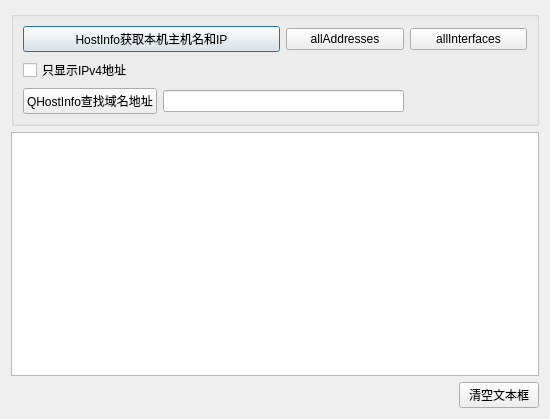
<?xml version="1.0" encoding="UTF-8"?>
<ui version="4.0">
 <class>Dialog</class>
 <widget class="QDialog" name="Dialog">
  <property name="geometry">
   <rect>
    <x>0</x>
    <y>0</y>
    <width>550</width>
    <height>419</height>
   </rect>
  </property>
  <property name="windowTitle">
   <string>网络主机信息</string>
  </property>
  <layout class="QVBoxLayout" name="verticalLayout">
   <item>
    <widget class="QGroupBox" name="groupBox">
     <property name="title">
      <string/>
     </property>
     <layout class="QGridLayout" name="gridLayout">
      <item row="0" column="0" colspan="2">
       <widget class="QPushButton" name="pushButton">
        <property name="text">
         <string>HostInfo获取本机主机名和IP</string>
        </property>
       </widget>
      </item>
      <item row="0" column="2">
       <widget class="QPushButton" name="pushButton_2">
        <property name="text">
         <string>allAddresses</string>
        </property>
       </widget>
      </item>
      <item row="0" column="3">
       <widget class="QPushButton" name="pushButton_3">
        <property name="text">
         <string>allInterfaces</string>
        </property>
       </widget>
      </item>
      <item row="1" column="0" colspan="2">
       <widget class="QCheckBox" name="checkBox">
        <property name="text">
         <string>只显示IPv4地址</string>
        </property>
       </widget>
      </item>
      <item row="2" column="0">
       <widget class="QPushButton" name="pushButton_4">
        <property name="text">
         <string>QHostInfo查找域名地址</string>
        </property>
       </widget>
      </item>
      <item row="2" column="1" colspan="2">
       <widget class="QLineEdit" name="lineEdit"/>
      </item>
     </layout>
    </widget>
   </item>
   <item>
    <widget class="QPlainTextEdit" name="plainTextEdit"/>
   </item>
   <item>
    <layout class="QHBoxLayout" name="horizontalLayout">
     <item>
      <spacer name="horizontalSpacer">
       <property name="orientation">
        <enum>Qt::Horizontal</enum>
       </property>
       <property name="sizeHint" stdset="0">
        <size>
         <width>40</width>
         <height>20</height>
        </size>
       </property>
      </spacer>
     </item>
     <item>
      <widget class="QPushButton" name="pushButton_5">
       <property name="text">
        <string>清空文本框</string>
       </property>
      </widget>
     </item>
    </layout>
   </item>
  </layout>
 </widget>
 <resources/>
 <connections/>
</ui>
